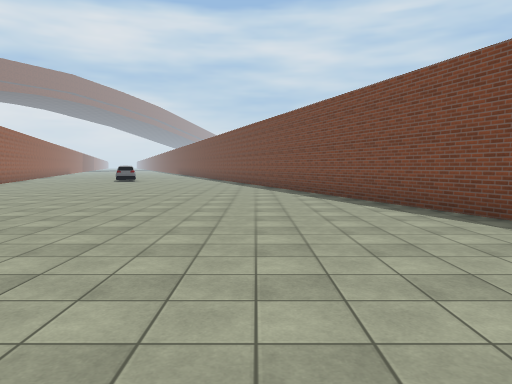
[1] (above)

18 first-person views from a walk through a 3-D level made in the Unity game engine. The camera is 1.5 m above the floor, tilts 4° down and sees 70° across. The floor is counted in squares, 2 m on a side. Each view is taken from the middle of a square. On the plan, view 1 faces up. The plan holds only what a view shows up to about 11 squares ahead; the rest is blank. The place goes on beyond the plan. Surface patterns are stand-ins for the level's own textures.

[2]
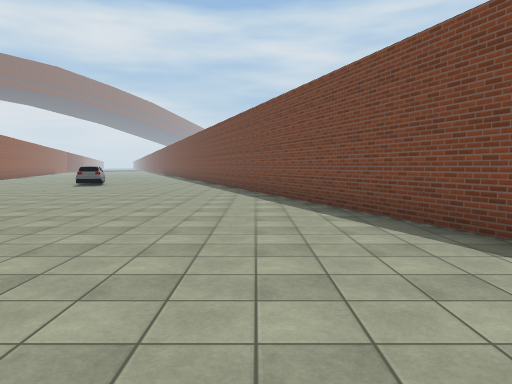

[3]
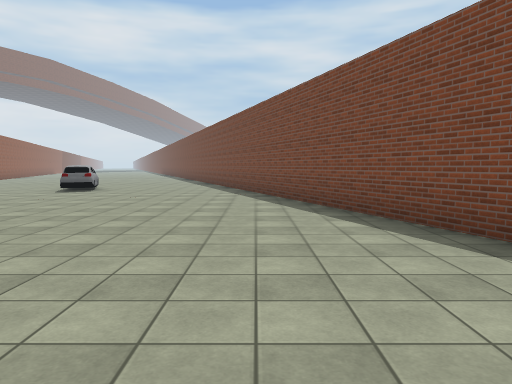

[4]
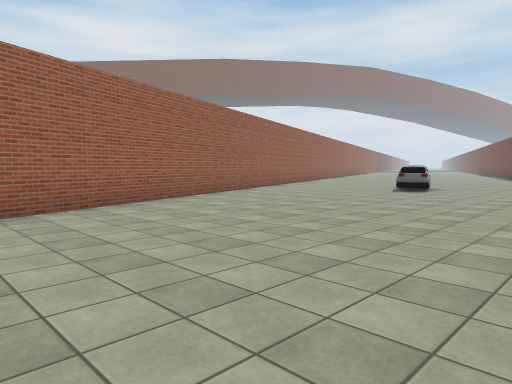

[5]
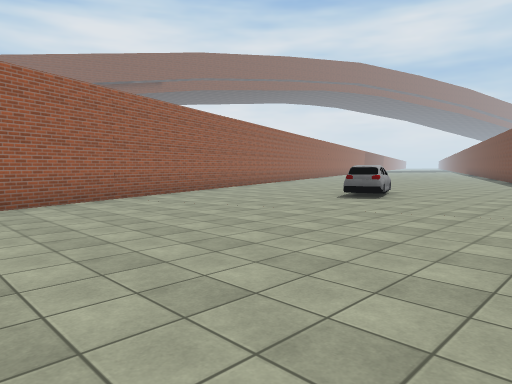

[6]
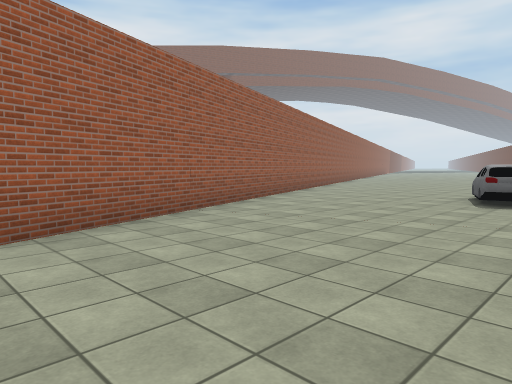

[7]
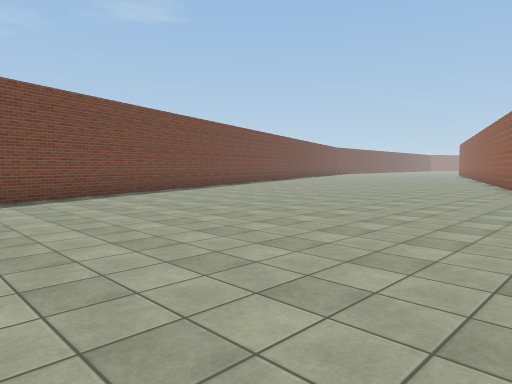

[8]
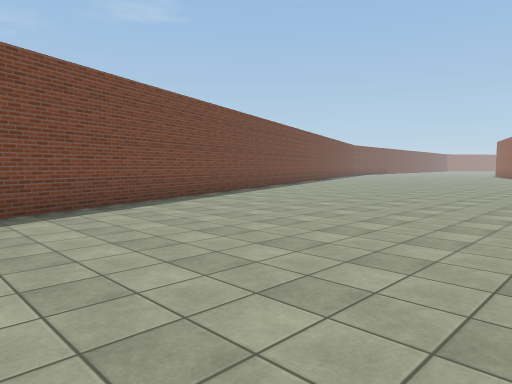

[9]
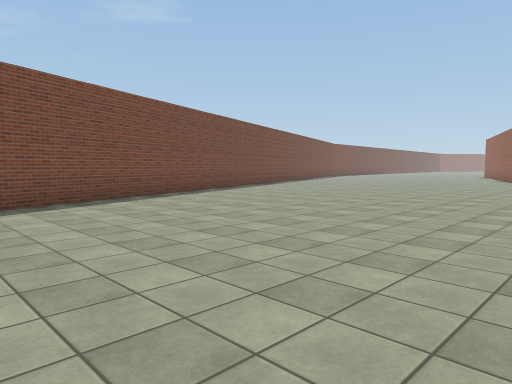

[10]
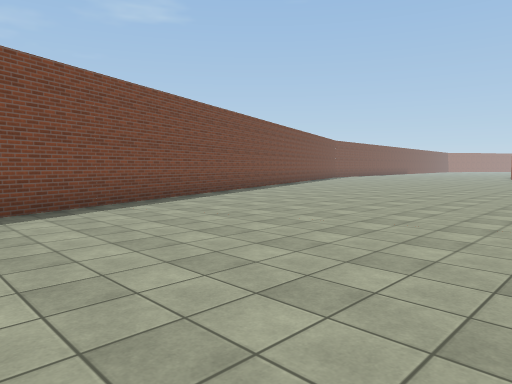

[11]
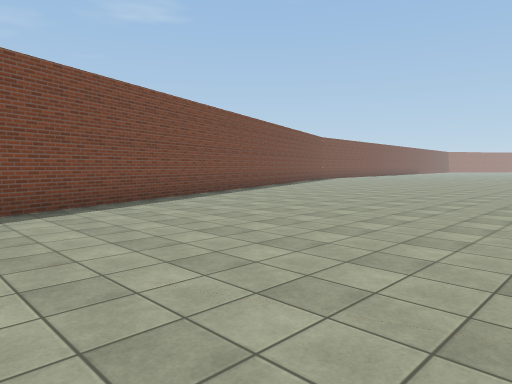

[12]
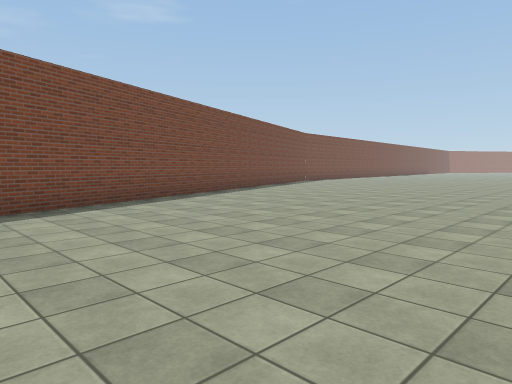

[13]
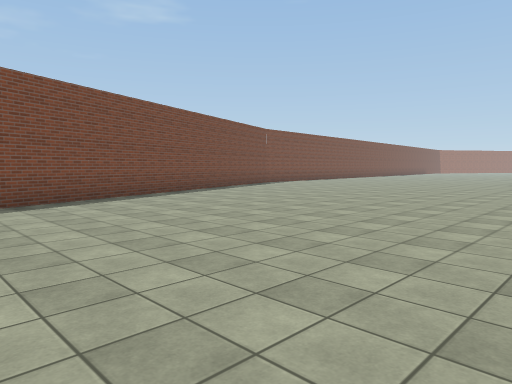

[14]
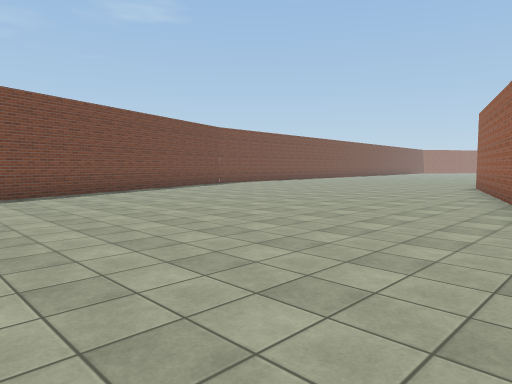

[15]
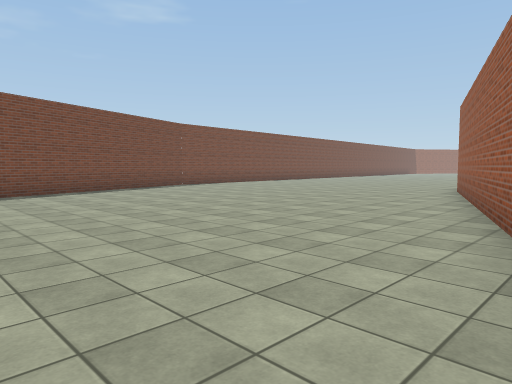

[16]
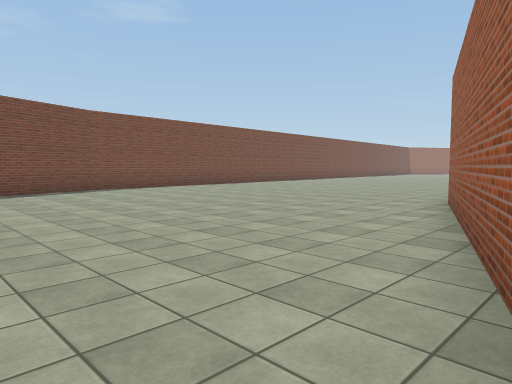

[17]
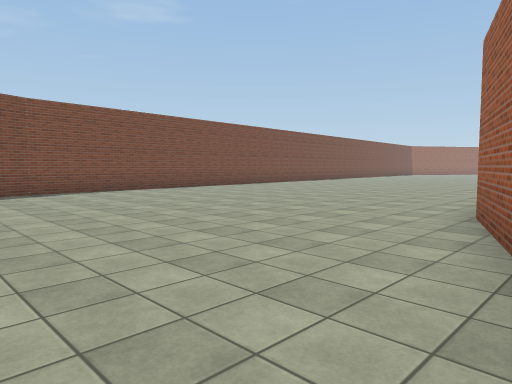

[18]
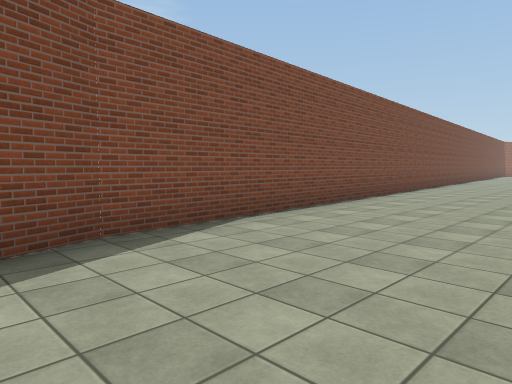

### Floor plan
Points are (right, up) in squares from view 1. A wall is a line through its corners. A room is listed if a view was taken in it or the views show most of it. See-through windows are left out.
Room 1 (views 1, 2, 3, 4, 5, 6, 7, 8, 9, 10, 11, 12, 13, 14, 15, 16, 17, 18)
walls: (0.8, -16.6) (3.5, -24); (11.3, -16.4) (-1.2, 18); (12.9, -20.6) (11.9, -17.9); (-12, 18.6) (-8.2, 8.1); (13.6, -30.1) (12.8, -20.5)
objects: other object (-7, 18) to (-6, 19)

Positions as (right, up) in squares from view 1, and headings:
1: (0, 0), facing up
2: (0, 4), facing up
3: (-1, 7), facing up
4: (-2, 7), facing up-left
5: (-2, 10), facing up-left
6: (-5, 10), facing up-left
7: (-6, 9), facing down-right
8: (-3, 7), facing down-right
9: (-3, 4), facing down-right
10: (-1, 1), facing down-right
11: (0, -2), facing down-right
12: (1, -5), facing down-right
13: (1, -8), facing down-right
14: (0, -10), facing down-right
15: (0, -12), facing down-right
16: (1, -16), facing down-right
17: (2, -18), facing down-right
18: (9, -19), facing down-right
